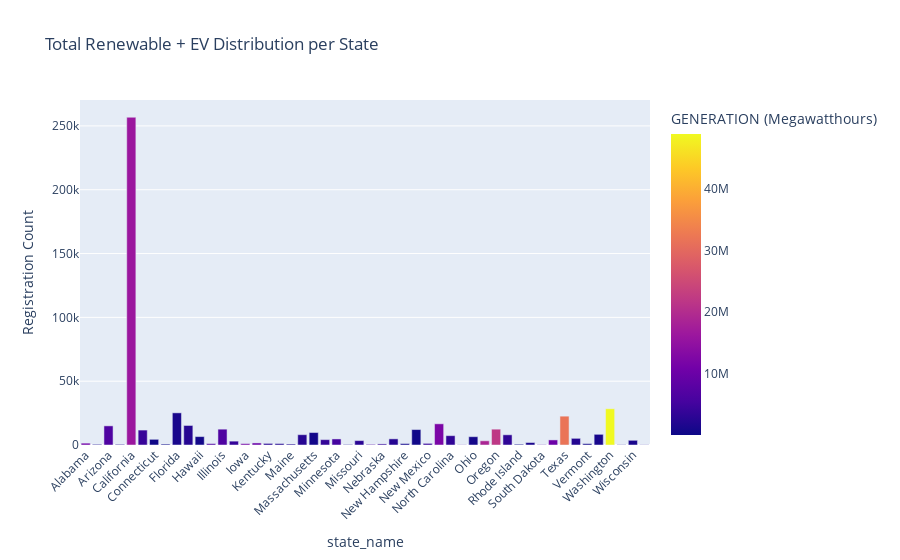

Write notebook code for a chart like this one.
### Code cell
fig = px.bar(
    max_gen_rows,
    x='state_name',
    y='Registration Count',
    color='GENERATION (Megawatthours)',
    barmode='stack',
    title='Total Renewable + EV Distribution per State'
)
fig.update_layout(xaxis_tickangle=-45)
fig.show()

### Figure 1 — Plotly figure (JSON) as saved in the notebook; plotly's stock layout.template omitted (floating-point values rounded to 4 significant figures)
{"data": [{"hovertemplate": "state_name=%{x}<br>Registration Count=%{y}<br>GENERATION (Megawatthours)=%{marker.color}<extra></extra>", "legendgroup": "", "marker": {"color": [11270000.0, 1096000.0, 6593000.0, 2381000.0, 16170000.0, 4120000.0, 327700.0, 40160.0, 1263000.0, 2429000.0, 565600.0, 7119000.0, 6590000.0, 3884000.0, 11910000.0, 10010000.0, 2883000.0, 2346000.0, 2439000.0, 2509000.0, 658100.0, 3761000.0, 5420000.0, 1401000.0, 2846000.0, 7136000.0, 4253000.0, 2457000.0, 939000.0, 433000.0, 4328000.0, 12050000.0, 3390000.0, 5486000.0, 758600.0, 18780000.0, 21920000.0, 3409000.0, 209400.0, 1497000.0, 7091000.0, 10210000.0, 31860000.0, 2205000.0, 868400.0, 1133000.0, 48970000.0, 1701000.0, 1258000.0, 2740000.0], "coloraxis": "coloraxis", "pattern": {"shape": ""}}, "name": "", "orientation": "v", "showlegend": false, "textposition": "auto", "type": "bar", "x": ["Alabama", "Alaska", "Arizona", "Arkansas", "California", "Colorado", "Connecticut", "Delaware", "Florida", "Georgia", "Hawaii", "Idaho", "Illinois", "Indiana", "Iowa", "Kansas", "Kentucky", "Louisiana", "Maine", "Maryland", "Massachusetts", "Michigan", "Minnesota", "Mississippi", "Missouri", "Montana", "Nebraska", "Nevada", "New Hampshire", "New Jersey", "New Mexico", "New York", "North Carolina", "North Dakota", "Ohio", "Oklahoma", "Oregon", "Pennsylvania", "Rhode Island", "South Carolina", "South Dakota", "Tennessee", "Texas", "Utah", "Vermont", "Virginia", "Washington", "West Virginia", "Wisconsin", "Wyoming"], "xaxis": "x", "y": [1450.0, 530.0, 15000.0, 520.0, 256800.0, 11700.0, 4450.0, 720.0, 25200.0, 15300.0, 6590.0, 1080.0, 12400.0, 3030.0, 1090.0, 1610.0, 1240.0, 1110.0, 750.0, 8080.0, 9760.0, 4210.0, 4740.0, 390.0, 3450.0, 500.0, 850.0, 4810.0, 1120.0, 12100.0, 1260.0, 16600.0, 7320.0, 170.0, 6510.0, 3290.0, 12400.0, 7990.0, 600.0, 1950.0, 260.0, 3980.0, 22600.0, 5220.0, 1060.0, 8370.0, 28400.0, 230.0, 3680.0, 170.0], "yaxis": "y"}], "layout": {"barmode": "stack", "coloraxis": {"colorbar": {"title": {"text": "GENERATION (Megawatthours)"}}, "colorscale": [[0, "#0d0887"], [0.1111, "#46039f"], [0.2222, "#7201a8"], [0.3333, "#9c179e"], [0.4444, "#bd3786"], [0.5556, "#d8576b"], [0.6667, "#ed7953"], [0.7778, "#fb9f3a"], [0.8889, "#fdca26"], [1, "#f0f921"]]}, "legend": {"tracegroupgap": 0}, "title": {"text": "Total Renewable + EV Distribution per State"}, "xaxis": {"anchor": "y", "domain": [0, 1], "tickangle": -45, "title": {"text": "state_name"}}, "yaxis": {"anchor": "x", "domain": [0, 1], "title": {"text": "Registration Count"}}}}
